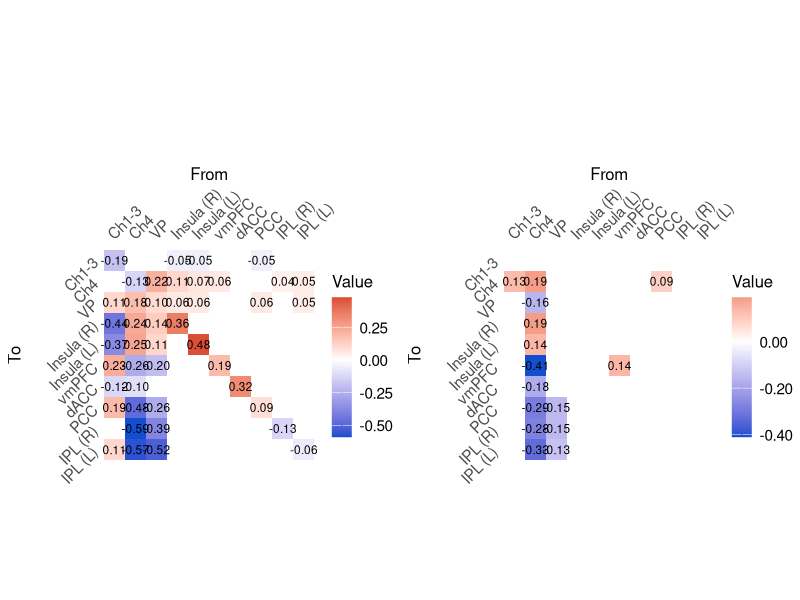

The R script that drew this image:
#Script to create Figure 2a and b
# Load libraries
library(ggplot2)
library(viridis)
library(gridExtra)

# Function to create a heatmap
create_heatmap <- function(Ep, Pp, title) {
  # Define regions
  regions <- c("Ch1-3", "Ch4", "VP", "Insula (R)", "Insula (L)", "vmPFC", "dACC", "PCC", "IPL (R)", "IPL (L)")
  
  # Create a data frame for the matrix
  df <- data.frame(
    x = rep(1:10, each = 10),
    y = rep(1:10, times = 10),
    value = Ep,
    Pp = Pp,
    region_x = factor(rep(regions, each = 10), levels = regions),
    region_y = factor(rep(regions, times = 10), levels = rev(regions))
  )
  
  # Set values to NA where Pp <= 0.99
  df$value[df$Pp <= 0.99] <- NA
  
  # Create the plot
  ggplot(df, aes(x = region_x, y = region_y, fill = value)) +
    geom_tile() +
    scale_fill_gradient2(low = "#134DD0", mid = "white", high = "#C70606", 
                         midpoint = 0, na.value = "white", 
                         limits = c(min(df$value, na.rm = TRUE), max(df$value, na.rm = TRUE)),
                         labels = scales::number_format(accuracy = 0.01)) +  # This line locks legend to 2 decimal places
    geom_text(aes(label = ifelse(Pp > 0.99, sprintf("%.2f", value), "")),
              color = "black", size = 3) +
    coord_fixed() +
    theme_minimal() +
    labs(title = title,
         x = "From",
         y = "To",
         fill = "Value") +
    theme(panel.grid = element_blank(),
          axis.text.x = element_text(angle = 45, hjust = 0, size = 11),
          axis.text.y = element_text(angle = 45, hjust = 1, size = 11),
          axis.title.x = element_text(margin = margin(b = 10), size = 12),
          axis.title.y = element_text(margin = margin(r = 10), size = 12),
          axis.text.x.top = element_text(angle = 45, hjust = 0, size = 11),
          axis.ticks.x.top = element_blank(),
          axis.ticks.x.bottom = element_blank(),
          axis.text.x.bottom = element_blank(),       
          legend.key.size = unit(1.2, "cm"),
          legend.key.width = unit(0.9, "cm"),
          legend.text = element_text(size = 11),
          legend.title = element_text(size = 12),
          legend.margin = margin(t = 0, r = 0, b = 0, l = 0, unit = "pt")) +
    scale_x_discrete(position = "top") +
    guides(fill = guide_colorbar(barwidth = 1, barheight = 7))
}

# Set up Ep and Pp for the plots, values extracted using Ep_Pp_converter.m
Ep1 <- c(-0.19, 0.00, 0.11, -0.44, -0.37, 0.23, -0.12, 0.19, 0.00, 0.11, 
         0.00, -0.13, 0.18, 0.24, 0.25, -0.26, -0.10, -0.48, -0.59, -0.57, 
         0.00, 0.22, 0.10, 0.14, 0.11, -0.20, 0.00, -0.26, -0.39, -0.52, 
         -0.05, 0.11, 0.06, 0.36, 0.00, 0.00, 0.00, 0.00, 0.00, 0.00, 
         -0.05, 0.07, 0.06, 0.00, 0.48, 0.00, 0.00, 0.00, 0.00, 0.00, 
         0.00, 0.06, 0.00, 0.00, 0.00, 0.19, 0.00, 0.00, 0.00, 0.00, 
         0.00, 0.00, 0.00, 0.00, 0.00, 0.00, 0.32, 0.00, 0.00, 0.00, 
         -0.05, 0.00, 0.06, 0.00, 0.00, 0.00, 0.00, 0.09, 0.00, 0.00, 
         0.01, 0.04, 0.02, 0.00, 0.00, 0.00, 0.00, 0.00, -0.13, 0.00, 
         0.00, 0.05, 0.05, 0.00, 0.00, 0.00, 0.00, 0.00, 0.00, -0.06)

Pp1 <- c(1.00, 0.00, 1.00, 1.00, 1.00, 1.00, 1.00, 1.00, 0.00, 1.00, 
         0.00, 1.00, 1.00, 1.00, 1.00, 1.00, 1.00, 1.00, 1.00, 1.00, 
         0.00, 1.00, 1.00, 1.00, 1.00, 1.00, 0.00, 1.00, 1.00, 1.00, 
         1.00, 1.00, 1.00, 1.00, 0.00, 0.00, 0.00, 0.00, 0.00, 0.00, 
         1.00, 1.00, 1.00, 0.00, 1.00, 0.00, 0.00, 0.00, 0.00, 0.00, 
         0.00, 1.00, 0.00, 0.00, 0.00, 1.00, 0.00, 0.00, 0.00, 0.00, 
         0.00, 0.00, 0.00, 0.00, 0.00, 0.00, 1.00, 0.00, 0.00, 0.00, 
         1.00, 0.00, 1.00, 0.00, 0.00, 0.00, 0.00, 1.00, 0.00, 0.00, 
         0.00, 1.00, 0.55, 0.00, 0.00, 0.00, 0.00, 0.00, 1.00, 0.00, 
         0.00, 1.00, 1.00, 0.00, 0.00, 0.00, 0.00, 0.00, 0.00, 1.00)

Ep2 <- c(0.00, 0.13, 0.00, 0.00, 0.00, 0.00, 0.00, -0.06, 0.00, 0.00, 
         0.00, 0.19, -0.16, 0.19, 0.14, -0.41, -0.18, -0.29, -0.28, -0.33, 
         0.00, 0.05, 0.00, 0.00, 0.00, 0.00, 0.00, -0.15, -0.15, -0.13, 
         0.00, 0.00, 0.00, 0.00, 0.00, 0.00, 0.00, 0.00, 0.00, 0.00, 
         0.00, 0.00, 0.00, 0.00, 0.00, 0.00, 0.00, 0.00, 0.00, 0.00, 
         0.00, 0.00, -0.01, 0.00, 0.00, 0.14, 0.00, 0.00, 0.00, 0.00, 
         0.00, 0.00, 0.01, 0.00, 0.00, 0.00, 0.00, 0.00, 0.00, 0.00, 
         0.01, 0.09, 0.00, 0.00, 0.00, 0.00, 0.00, 0.00, 0.00, 0.00, 
         0.01, 0.00, 0.00, 0.00, 0.00, 0.00, 0.00, 0.00, 0.00, 0.00, 
         0.00, 0.00, 0.00, 0.00, 0.00, 0.00, 0.00, 0.00, 0.00, 0.00)

Pp2 <- c(0.00, 1.00, 0.00, 0.00, 0.00, 0.00, 0.00, 0.54, 0.00, 0.00, 
         0.00, 1.00, 1.00, 1.00, 1.00, 1.00, 1.00, 1.00, 1.00, 1.00, 
         0.00, 0.53, 0.00, 0.00, 0.00, 0.00, 0.00, 1.00, 1.00, 1.00, 
         0.00, 0.00, 0.00, 0.00, 0.00, 0.00, 0.00, 0.00, 0.00, 0.00, 
         0.00, 0.00, 0.00, 0.00, 0.00, 0.00, 0.00, 0.00, 0.00, 0.00, 
         0.00, 0.00, 0.00, 0.00, 0.00, 1.00, 0.00, 0.00, 0.00, 0.00, 
         0.00, 0.00, 0.00, 0.00, 0.00, 0.00, 0.00, 0.00, 0.00, 0.00, 
         0.00, 1.00, 0.00, 0.00, 0.00, 0.00, 0.00, 0.00, 0.00, 0.00, 
         0.00, 0.00, 0.00, 0.00, 0.00, 0.00, 0.00, 0.00, 0.00, 0.00, 
         0.00, 0.00, 0.00, 0.00, 0.00, 0.00, 0.00, 0.00, 0.00, 0.00)

# Create the two plots
plot1 <- create_heatmap(Ep1, Pp1, "")
plot2 <- create_heatmap(Ep2, Pp2, "")

# Arrange the plots side by side
combined_plot <- grid.arrange(plot1, plot2, ncol = 2)